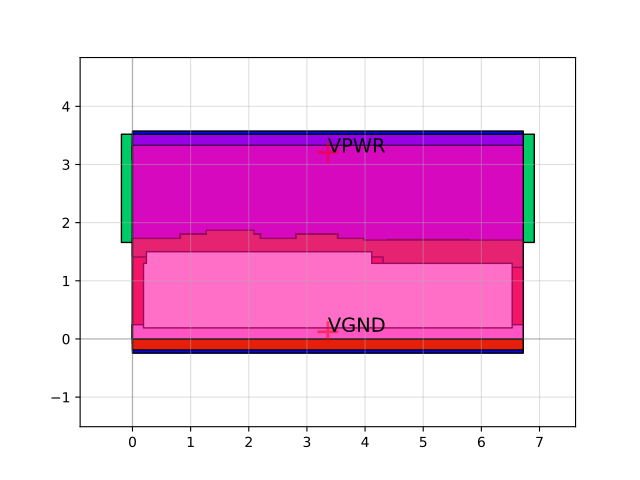

Source code (Python):
import sky130

c = sky130.components.sky130_fd_sc_hs__o22a_4()
c.plot()
